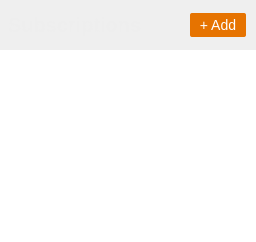
        <widget class="QWidget" name="subscribed_channels_page">
         <layout class="QVBoxLayout" name="verticalLayout">
          <property name="spacing">
           <number>0</number>
          </property>
          <property name="leftMargin">
           <number>0</number>
          </property>
          <property name="topMargin">
           <number>0</number>
          </property>
          <property name="rightMargin">
           <number>0</number>
          </property>
          <property name="bottomMargin">
           <number>0</number>
          </property>
          <item>
           <widget class="QWidget" name="subscribed_channels_header" native="true">
            <layout class="QHBoxLayout" name="horizontalLayout_13">
             <property name="spacing">
              <number>0</number>
             </property>
             <property name="leftMargin">
              <number>0</number>
             </property>
             <property name="topMargin">
              <number>0</number>
             </property>
             <property name="rightMargin">
              <number>0</number>
             </property>
             <property name="bottomMargin">
              <number>0</number>
             </property>
             <item>
              <spacer name="horizontalSpacer_18">
               <property name="orientation">
                <enum>Qt::Horizontal</enum>
               </property>
               <property name="sizeType">
                <enum>QSizePolicy::Fixed</enum>
               </property>
               <property name="sizeHint" stdset="0">
                <size>
                 <width>8</width>
                 <height>20</height>
                </size>
               </property>
              </spacer>
             </item>
             <item>
              <widget class="QLabel" name="subscribed_channels_header_label">
               <property name="sizePolicy">
                <sizepolicy hsizetype="Preferred" vsizetype="Fixed">
                 <horstretch>0</horstretch>
                 <verstretch>0</verstretch>
                </sizepolicy>
               </property>
               <property name="minimumSize">
                <size>
                 <width>0</width>
                 <height>50</height>
                </size>
               </property>
               <property name="maximumSize">
                <size>
                 <width>16777215</width>
                 <height>50</height>
                </size>
               </property>
               <property name="styleSheet">
                <string notr="true">color: #eee;
background-color: transparent;
font-size: 20px;
font-weight: bold;</string>
               </property>
               <property name="text">
                <string>Subscriptions</string>
               </property>
              </widget>
             </item>
             <item>
              <spacer name="horizontalSpacer_19">
               <property name="orientation">
                <enum>Qt::Horizontal</enum>
               </property>
               <property name="sizeType">
                <enum>QSizePolicy::Fixed</enum>
               </property>
               <property name="sizeHint" stdset="0">
                <size>
                 <width>10</width>
                 <height>20</height>
                </size>
               </property>
              </spacer>
             </item>
             <item>
              <widget class="QToolButton" name="add_subscription_button">
               <property name="minimumSize">
                <size>
                 <width>56</width>
                 <height>24</height>
                </size>
               </property>
               <property name="maximumSize">
                <size>
                 <width>56</width>
                 <height>24</height>
                </size>
               </property>
               <property name="cursor">
                <cursorShape>PointingHandCursor</cursorShape>
               </property>
               <property name="styleSheet">
                <string notr="true">border: none;
border-radius: 2px;
background-color: #e67300;
color: white;
font-size: 14px;
</string>
               </property>
               <property name="text">
                <string>+ Add</string>
               </property>
              </widget>
             </item>
             <item>
              <spacer name="horizontalSpacer_20">
               <property name="orientation">
                <enum>Qt::Horizontal</enum>
               </property>
               <property name="sizeType">
                <enum>QSizePolicy::Fixed</enum>
               </property>
               <property name="sizeHint" stdset="0">
                <size>
                 <width>10</width>
                 <height>20</height>
                </size>
               </property>
              </spacer>
             </item>
            </layout>
           </widget>
          </item>
          <item>
           <widget class="LazyLoadList" name="subscribed_channels_list">
            <property name="styleSheet">
             <string notr="true">QListWidget::item:hover {
background-color: #999;
}
QListWidget::item {
border-bottom: 1px solid #555;
}
QListWidget {
border: none;
}</string>
            </property>
            <property name="verticalScrollMode">
             <enum>QAbstractItemView::ScrollPerPixel</enum>
            </property>
           </widget>
          </item>
         </layout>
        </widget>
